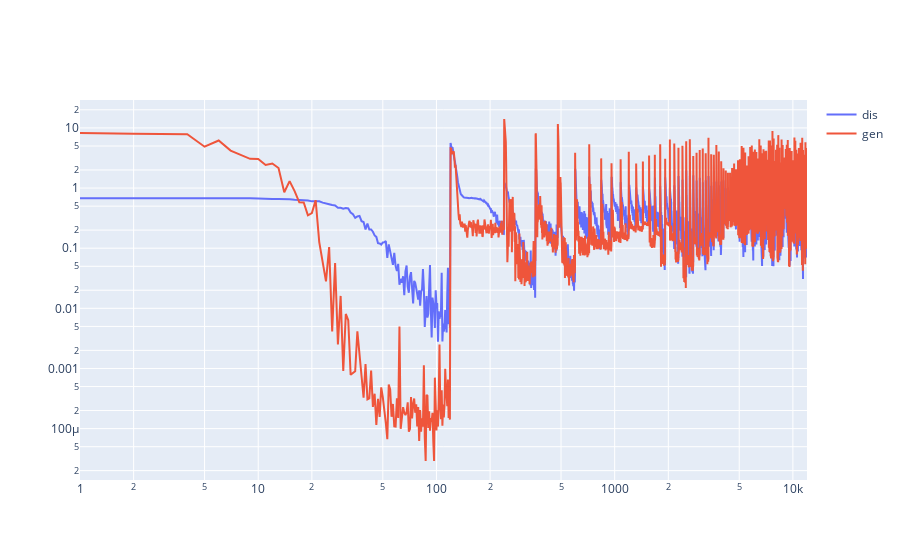

Write notebook code for a chart like this one.
### Code cell
fig = go.Figure(
    data=[
        go.Scatter(
            y=arr_loss_dis,
            name="dis"
        ),
        go.Scatter(
            y=arr_loss_gen,
            name="gen"
        ),
    ]
)

fig.update_layout(
    xaxis={
        'type': "log"
    },
    yaxis={
        'type': "log"
    },
)

fig.show()

### Figure 1 — Plotly figure (JSON) as saved in the notebook; plotly's stock layout.template omitted (floating-point values rounded to 4 significant figures; data arrays with more than 128 entries replaced by an {"elided": "..."} marker saying what was removed)
{"data": [{"name": "dis", "type": "scatter", "y": {"elided": "12000 float values"}}, {"name": "gen", "type": "scatter", "y": {"elided": "12000 float values"}}], "layout": {"xaxis": {"type": "log"}, "yaxis": {"type": "log"}}}
